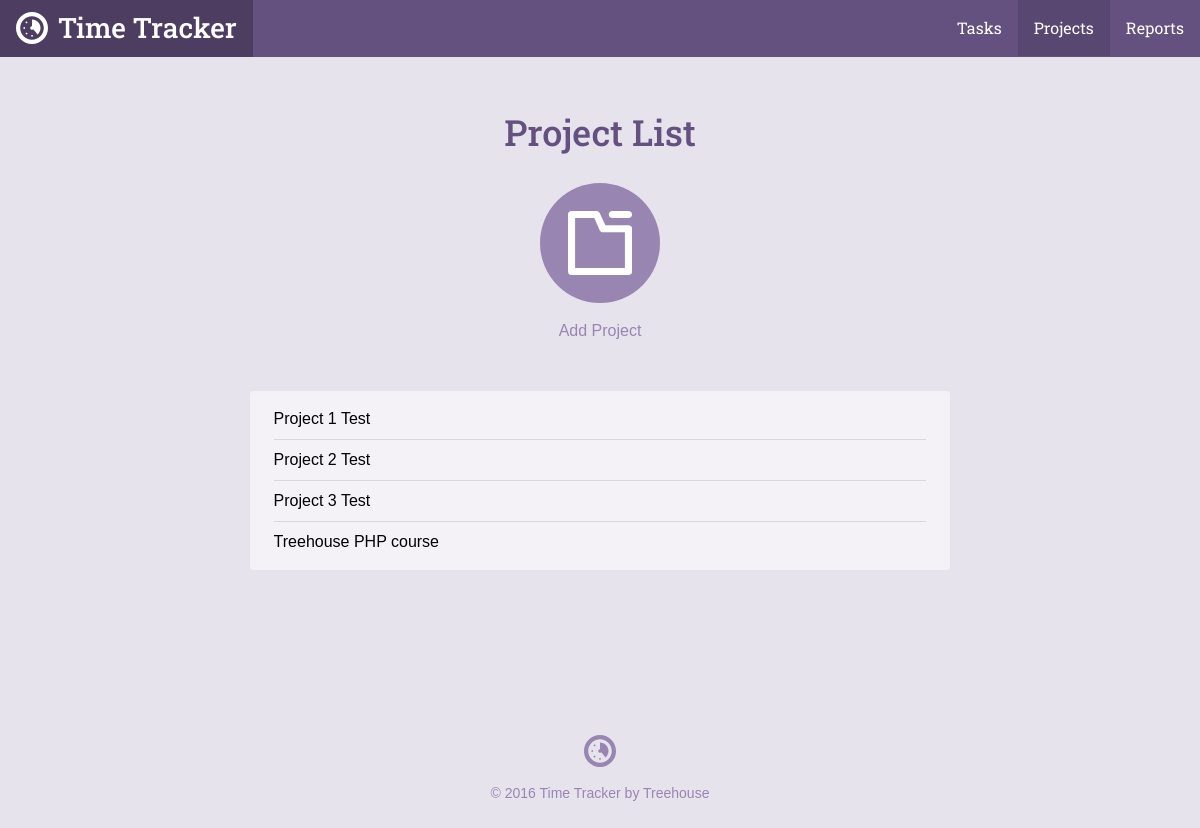
Page /project_list.php on the earlier database version.
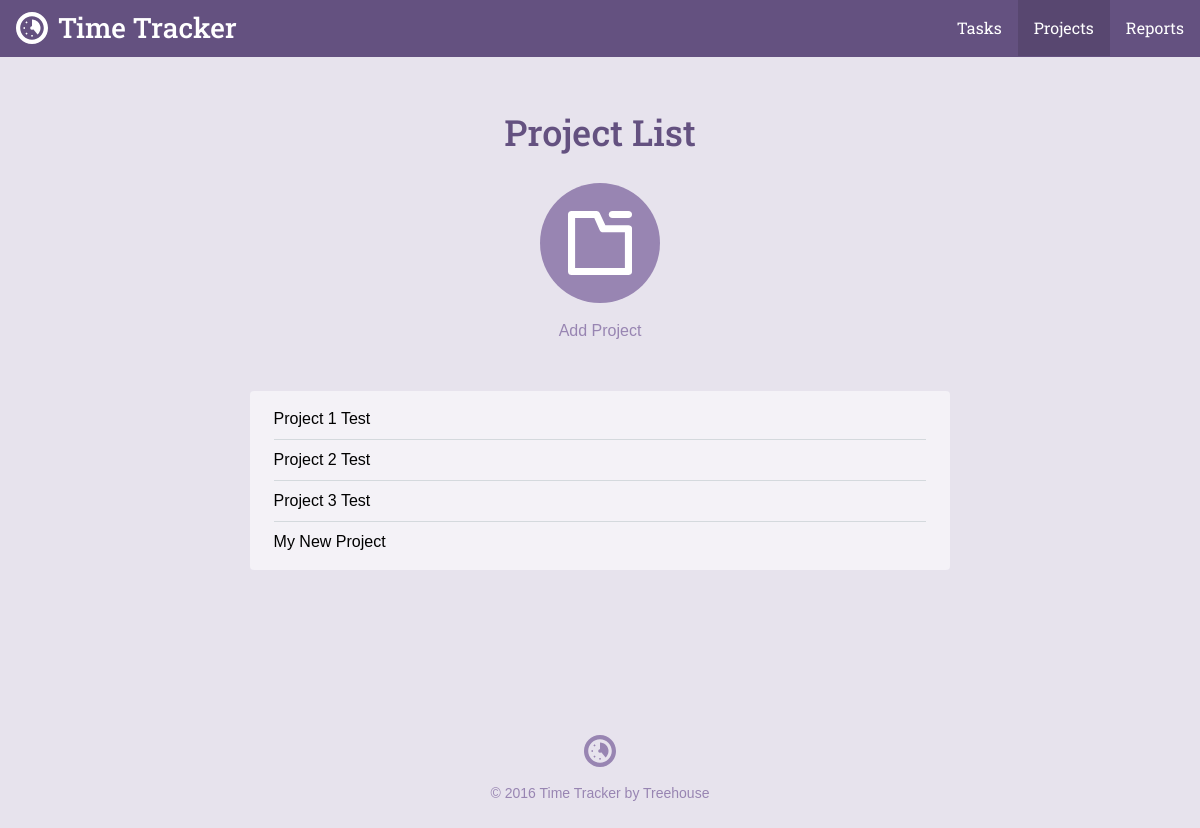
Same page on the later database version.
### tables this page shows
CREATE TABLE `projects` (
	`project_id`	INTEGER PRIMARY KEY AUTOINCREMENT,
	`title`	TEXT NOT NULL,
	`category`	TEXT NOT NULL
);

### inc/functions.php (called while the page is built, shortened)
<?php
function get_project_list() {
    include 'connection.php';
    try {
        return $db->query('SELECT project_id, title, category FROM projects');
    } catch (Exception $e) {
        echo "Error!: " . $e->getMessage() . "<br />";
        return array();
    }
}

### project_list.php (the view, shortened to what this page needs)
<?php
require 'inc/functions.php';
$page = "projects";
include 'inc/header.php';
?>
<div class="section catalog random">
    <div class="col-container page-container">
        <div class="col col-70-md col-60-lg col-center">
            <h1 class="actions-header">Project List</h1>
            <div class="actions-item">
                <a class="actions-link" href="project.php">
                <span class="actions-icon">
                  <svg viewbox="0 0 64 64"><use xlink:href="#project_icon"></use></svg>
                </span>
                Add Project
                </a>
            </div>
            <div class="form-container">
                <ul class="items">
                    <?php
                    foreach (get_project_list() as $item) {
                        echo "<li>" . $item['title'] . "</li>";
                    }
                    ?>
                </ul>
            </div>
        </div>
    </div>
</div>
<?php include("inc/footer.php"); ?>

### inc/header.php (shortened to what this page needs)
<html>
<head>
	<link rel="stylesheet" href="css/style.css" type="text/css">
</head>
<body>
	<header class="header">
    <div class="col-container">
  		<h1>
        <a class="logo" href="./">
          <svg viewbox="0 0 64 64" class="logo-icon"><use xlink:href="#logo_icon"></use></svg>
          <span class="logo-name">Time Tracker</span>
        </a>
      </h1>
  		<ul class="nav">
        <li class="nav-item tasks<?php if ($page == "tasks") { echo " on"; } ?>"><a class="nav-link" href="task_list.php">Tasks</a></li>
        <li class="nav-item projects<?php if ($page == "projects") { echo " on"; } ?>"><a class="nav-link" href="project_list.php">Projects</a></li>
        <li class="nav-item reports<?php if ($page == "reports") { echo " on"; } ?>"><a class="nav-link" href="reports.php">Reports</a></li>
      </ul>
    </div>
  </header>
	<div id="content">

Differences in the rows shown:
changed projects: title "Treehouse PHP course" → "My New Project"
